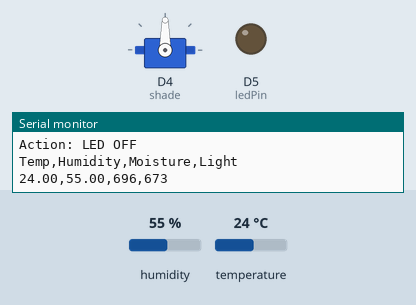
Bench run of a sketch on a simulated ESP8266 (NodeMCU). Parts: servo, output pins drawn as LEDs (lit = HIGH), the last lines printed to the serial monitor. The inputs (shaded band) are chosen by the test bench; at power-on: temperature 24 °C, humidity 55 %. Random numbers use the default seed unless the sketch sets one.

Above: at 2.8 s.
2.9 s: temperature set to 33 °C
At 19.4 s:
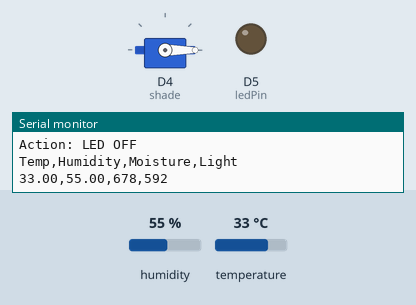
Timing chart, 0 to 19.7 s (numbered marks = the images above; inputs shaded):
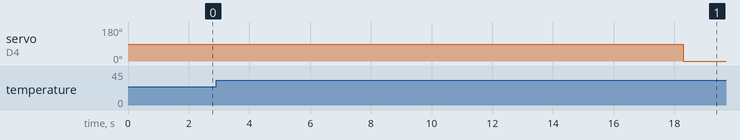

The sketch:

dataset.ino
```cpp
#include <DHT.h>
#include <Servo.h>

#define DHTPIN D1
#define DHTTYPE DHT11

DHT dht(DHTPIN, DHTTYPE);
Servo shade;

// Actuator pins
int ledPin = D5;   // LED moved to D5

// Simulated variables
int moisture = 700;
int light = 700;
int direction = -1;

void setup() {
  Serial.begin(115200);
  dht.begin();

  shade.attach(D4);   // SERVO on D6
  pinMode(ledPin, OUTPUT);

  randomSeed(analogRead(0));
}

void loop() {

  // ---- Real Sensor ----
  float temp = dht.readTemperature();
  float hum = dht.readHumidity();

  // ---- Simulate Soil Moisture ----
  moisture -= random(1, 5);

  // ---- Simulate Light (Day-Night Cycle) ----
  light += direction * random(5, 15);
  if (light < 200 || light > 800) {
    direction = -direction;
  }
  light = constrain(light, 200, 800);

  // ---- Irrigation (SIMULATED) ----
  if (moisture < 500) {
    Serial.println("Action: Pump ON (Simulated)");
    moisture += random(20, 40);
  } else {
    Serial.println("Action: Pump OFF");
  }

  // ---- Temperature Control (SIMULATED FAN) ----
  if (temp > 30) {
    Serial.println("Action: Fan ON (Simulated)");
  } else {
    Serial.println("Action: Fan OFF");
  }

  // ---- Shading Control (SERVO REAL) ----
  if (light > 600) {
    shade.write(90);
    Serial.println("Action: Shade CLOSED (Servo)");
  } else {
    shade.write(0);
    Serial.println("Action: Shade OPEN (Servo)");
  }

  // ---- LED Control (REAL) ----
  if (light < 300) {
    digitalWrite(ledPin, HIGH);
    Serial.println("Action: LED ON");
  } else {
    digitalWrite(ledPin, LOW);
    Serial.println("Action: LED OFF");
  }

  // ---- Display Values ----
  Serial.println("Temp,Humidity,Moisture,Light");
  Serial.print(temp); Serial.print(",");
  Serial.print(hum); Serial.print(",");
  Serial.print(moisture); Serial.print(",");
  Serial.println(light);

  delay(2000);
}
```
